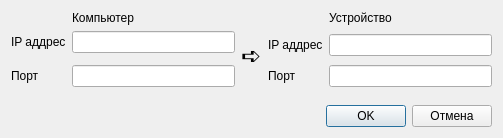
<?xml version="1.0" encoding="UTF-8"?>
<ui version="4.0">
 <class>EthernetSettingWindow</class>
 <widget class="QDialog" name="EthernetSettingWindow">
  <property name="geometry">
   <rect>
    <x>0</x>
    <y>0</y>
    <width>503</width>
    <height>114</height>
   </rect>
  </property>
  <property name="windowTitle">
   <string>Dialog</string>
  </property>
  <layout class="QGridLayout" name="gridLayout">
   <item row="0" column="4">
    <widget class="QLabel" name="labelR">
     <property name="text">
      <string>Устройство</string>
     </property>
    </widget>
   </item>
   <item row="1" column="3" rowspan="2">
    <widget class="QLabel" name="labelIp_2">
     <property name="text">
      <string>IP аддрес</string>
     </property>
    </widget>
   </item>
   <item row="1" column="4" rowspan="2">
    <widget class="QLineEdit" name="lineEditIpR"/>
   </item>
   <item row="0" column="1">
    <widget class="QLabel" name="labelT">
     <property name="text">
      <string>Компьютер</string>
     </property>
    </widget>
   </item>
   <item row="1" column="1">
    <widget class="QLineEdit" name="lineEditIpT"/>
   </item>
   <item row="1" column="0">
    <widget class="QLabel" name="labelIp">
     <property name="text">
      <string>IP аддрес</string>
     </property>
    </widget>
   </item>
   <item row="3" column="1">
    <widget class="QLineEdit" name="lineEditPortT"/>
   </item>
   <item row="3" column="0">
    <widget class="QLabel" name="labelPort">
     <property name="text">
      <string>Порт</string>
     </property>
    </widget>
   </item>
   <item row="3" column="4">
    <widget class="QLineEdit" name="lineEditPortR"/>
   </item>
   <item row="3" column="3">
    <widget class="QLabel" name="labelPort_2">
     <property name="text">
      <string>Порт</string>
     </property>
    </widget>
   </item>
   <item row="0" column="2" rowspan="6">
    <widget class="QLabel" name="label">
     <property name="font">
      <font>
       <pointsize>18</pointsize>
       <weight>75</weight>
       <bold>true</bold>
      </font>
     </property>
     <property name="text">
      <string>➪</string>
     </property>
     <property name="textFormat">
      <enum>Qt::PlainText</enum>
     </property>
    </widget>
   </item>
   <item row="6" column="2" colspan="3">
    <layout class="QHBoxLayout" name="horizontalLayout_2">
     <item>
      <spacer name="horizontalSpacer">
       <property name="orientation">
        <enum>Qt::Horizontal</enum>
       </property>
       <property name="sizeHint" stdset="0">
        <size>
         <width>40</width>
         <height>20</height>
        </size>
       </property>
      </spacer>
     </item>
     <item>
      <widget class="QPushButton" name="pushButtonOK">
       <property name="text">
        <string>OK</string>
       </property>
      </widget>
     </item>
     <item>
      <widget class="QPushButton" name="pushButtonCancel">
       <property name="text">
        <string>Отмена</string>
       </property>
      </widget>
     </item>
    </layout>
   </item>
  </layout>
 </widget>
 <resources/>
 <connections/>
</ui>
